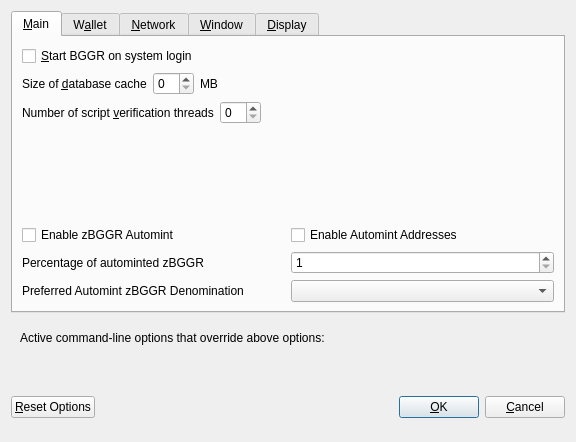
<?xml version="1.0" encoding="UTF-8"?>
<ui version="4.0">
 <class>OptionsDialog</class>
 <widget class="QDialog" name="OptionsDialog">
  <property name="geometry">
   <rect>
    <x>0</x>
    <y>0</y>
    <width>576</width>
    <height>442</height>
   </rect>
  </property>
  <property name="windowTitle">
   <string>Options</string>
  </property>
  <property name="modal">
   <bool>true</bool>
  </property>
  <layout class="QVBoxLayout" name="verticalLayout">
   <item>
    <widget class="QTabWidget" name="tabWidget">
     <property name="currentIndex">
      <number>0</number>
     </property>
     <widget class="QWidget" name="tabMain">
      <attribute name="title">
       <string>&amp;Main</string>
      </attribute>
      <layout class="QVBoxLayout" name="verticalLayout_Main">
       <item>
        <widget class="QCheckBox" name="bitcoinAtStartup">
         <property name="toolTip">
          <string>Automatically start BGGR after logging in to the system.</string>
         </property>
         <property name="text">
          <string>&amp;Start BGGR on system login</string>
         </property>
        </widget>
       </item>
       <item>
        <layout class="QHBoxLayout" name="horizontalLayout_2_Main">
         <item>
          <widget class="QLabel" name="databaseCacheLabel">
           <property name="text">
            <string>Size of &amp;database cache</string>
           </property>
           <property name="textFormat">
            <enum>Qt::PlainText</enum>
           </property>
           <property name="buddy">
            <cstring>databaseCache</cstring>
           </property>
          </widget>
         </item>
         <item>
          <widget class="QSpinBox" name="databaseCache"/>
         </item>
         <item>
          <widget class="QLabel" name="databaseCacheUnitLabel">
           <property name="text">
            <string>MB</string>
           </property>
           <property name="textFormat">
            <enum>Qt::PlainText</enum>
           </property>
          </widget>
         </item>
         <item>
          <spacer name="horizontalSpacer_2_Main">
           <property name="orientation">
            <enum>Qt::Horizontal</enum>
           </property>
           <property name="sizeHint" stdset="0">
            <size>
             <width>40</width>
             <height>20</height>
            </size>
           </property>
          </spacer>
         </item>
        </layout>
       </item>
       <item>
        <layout class="QHBoxLayout" name="horizontalLayout_3_Main">
         <item>
          <widget class="QLabel" name="threadsScriptVerifLabel">
           <property name="text">
            <string>Number of script &amp;verification threads</string>
           </property>
           <property name="textFormat">
            <enum>Qt::PlainText</enum>
           </property>
           <property name="buddy">
            <cstring>threadsScriptVerif</cstring>
           </property>
          </widget>
         </item>
         <item>
          <widget class="QSpinBox" name="threadsScriptVerif">
           <property name="toolTip">
            <string>(0 = auto, &lt;0 = leave that many cores free)</string>
           </property>
          </widget>
         </item>
         <item>
          <spacer name="horizontalSpacer_3_Main">
           <property name="orientation">
            <enum>Qt::Horizontal</enum>
           </property>
           <property name="sizeHint" stdset="0">
            <size>
             <width>40</width>
             <height>20</height>
            </size>
           </property>
          </spacer>
         </item>
        </layout>
       </item>
       <item>
        <spacer name="verticalSpacer_2">
         <property name="orientation">
          <enum>Qt::Vertical</enum>
         </property>
         <property name="sizeHint" stdset="0">
          <size>
           <width>20</width>
           <height>40</height>
          </size>
         </property>
        </spacer>
       </item>
       <item>
        <widget class="QWidget" name="verticalZpivOptionsWidget" native="true">
         <layout class="QVBoxLayout" name="verticalZpivOptionsLayout">
          <property name="margin">
           <number>0</number>
          </property>
          <item>
           <layout class="QHBoxLayout" name="horizontalAutomintingLayout">
            <item>
             <widget class="QCheckBox" name="checkBoxZeromintEnable">
              <property name="toolTip">
               <string>Enable automatic minting of BGGR units to zBGGR</string>
              </property>
              <property name="layoutDirection">
               <enum>Qt::LeftToRight</enum>
              </property>
              <property name="text">
               <string>Enable zBGGR Automint</string>
              </property>
             </widget>
            </item>
            <item>
             <widget class="QCheckBox" name="checkBoxZeromintAddresses">
              <property name="toolTip">
               <string>Enable automatic zBGGR minting from specific addresses</string>
              </property>
              <property name="layoutDirection">
               <enum>Qt::LeftToRight</enum>
              </property>
              <property name="text">
               <string>Enable Automint Addresses</string>
              </property>
             </widget>
            </item>
           </layout>
          </item>
          <item>
           <layout class="QHBoxLayout" name="horizontalZmintPercentageLayout">
            <item>
             <widget class="QLabel" name="percentage_label">
              <property name="toolTip">
               <string>Percentage of incoming BGGR which get automatically converted to zBGGR via Zerocoin Protocol (min: 10%)</string>
              </property>
              <property name="text">
               <string>Percentage of autominted zBGGR</string>
              </property>
             </widget>
            </item>
            <item>
             <widget class="QSpinBox" name="zeromintPercentage">
              <property name="minimum">
               <number>1</number>
              </property>
              <property name="maximum">
               <number>100</number>
              </property>
             </widget>
            </item>
           </layout>
          </item>
          <item>
           <layout class="QHBoxLayout" name="horizontalLayout" stretch="0,0">
            <property name="sizeConstraint">
             <enum>QLayout::SetFixedSize</enum>
            </property>
            <item>
             <widget class="QLabel" name="labelPreferredDenom">
              <property name="maximumSize">
               <size>
                <width>16777215</width>
                <height>16777215</height>
               </size>
              </property>
              <property name="toolTip">
               <string>Wait with automatic conversion to Zerocoin until enough BGGR for this denomination is available</string>
              </property>
              <property name="text">
               <string>Preferred Automint zBGGR Denomination</string>
              </property>
             </widget>
            </item>
            <item>
             <widget class="QComboBox" name="preferredDenom">
              <property name="maximumSize">
               <size>
                <width>16777215</width>
                <height>27</height>
               </size>
              </property>
              <property name="toolTip">
               <string>Wait with automatic conversion to Zerocoin until enough BGGR for this denomination is available</string>
              </property>
              <property name="maxVisibleItems">
               <number>9</number>
              </property>
              <property name="maxCount">
               <number>9</number>
              </property>
             </widget>
            </item>
           </layout>
          </item>
         </layout>
        </widget>
       </item>
      </layout>
     </widget>
     <widget class="QWidget" name="tabWallet">
      <attribute name="title">
       <string>W&amp;allet</string>
      </attribute>
      <layout class="QVBoxLayout" name="verticalLayout_Wallet">
       <item>
        <layout class="QHBoxLayout" name="horizontalLayout_2_Wallet">
         <item>
          <widget class="QLabel" name="labelStakeSplitThresholdText">
           <property name="text">
            <string>Stake split threshold:</string>
           </property>
          </widget>
         </item>
         <item>
          <widget class="QSpinBox" name="spinBoxStakeSplitThreshold">
           <property name="minimum">
            <number>1</number>
           </property>
           <property name="maximum">
            <number>999999</number>
           </property>
          </widget>
         </item>
        </layout>
       </item>
       <item>
        <widget class="QGroupBox" name="groupBox">
         <property name="title">
          <string>Expert</string>
         </property>
         <layout class="QVBoxLayout" name="verticalLayout_2">
          <item>
           <widget class="QCheckBox" name="coinControlFeatures">
            <property name="toolTip">
             <string>Whether to show coin control features or not.</string>
            </property>
            <property name="text">
             <string>Enable coin &amp;control features</string>
            </property>
           </widget>
          </item>
          <item>
           <widget class="QCheckBox" name="showMasternodesTab">
            <property name="toolTip">
             <string>Show additional tab listing all your masternodes in first sub-tab&lt;br/&gt;and all masternodes on the network in second sub-tab.</string>
            </property>
            <property name="text">
             <string>Show Masternodes Tab</string>
            </property>
           </widget>
          </item>
          <item>
           <widget class="QCheckBox" name="spendZeroConfChange">
            <property name="toolTip">
             <string>If you disable the spending of unconfirmed change, the change from a transaction&lt;br/&gt;cannot be used until that transaction has at least one confirmation.&lt;br/&gt;This also affects how your balance is computed.</string>
            </property>
            <property name="text">
             <string>&amp;Spend unconfirmed change</string>
            </property>
           </widget>
          </item>
         </layout>
        </widget>
       </item>
       <item>
        <spacer name="verticalSpacer_Wallet">
         <property name="orientation">
          <enum>Qt::Vertical</enum>
         </property>
         <property name="sizeHint" stdset="0">
          <size>
           <width>20</width>
           <height>40</height>
          </size>
         </property>
        </spacer>
       </item>
      </layout>
     </widget>
     <widget class="QWidget" name="tabNetwork">
      <attribute name="title">
       <string>&amp;Network</string>
      </attribute>
      <layout class="QVBoxLayout" name="verticalLayout_Network">
       <item>
        <widget class="QCheckBox" name="mapPortUpnp">
         <property name="toolTip">
          <string>Automatically open the BGGR client port on the router. This only works when your router supports UPnP and it is enabled.</string>
         </property>
         <property name="text">
          <string>Map port using &amp;UPnP</string>
         </property>
        </widget>
       </item>
       <item>
        <widget class="QCheckBox" name="allowIncoming">
         <property name="toolTip">
          <string>Accept connections from outside</string>
         </property>
         <property name="text">
          <string>Allow incoming connections</string>
         </property>
        </widget>
       </item>
       <item>
        <widget class="QCheckBox" name="connectSocks">
         <property name="toolTip">
          <string>Connect to the BGGR network through a SOCKS5 proxy.</string>
         </property>
         <property name="text">
          <string>&amp;Connect through SOCKS5 proxy (default proxy):</string>
         </property>
        </widget>
       </item>
       <item>
        <layout class="QHBoxLayout" name="horizontalLayout_1_Network">
         <item>
          <widget class="QLabel" name="proxyIpLabel">
           <property name="text">
            <string>Proxy &amp;IP:</string>
           </property>
           <property name="textFormat">
            <enum>Qt::PlainText</enum>
           </property>
           <property name="buddy">
            <cstring>proxyIp</cstring>
           </property>
          </widget>
         </item>
         <item>
          <widget class="QValidatedLineEdit" name="proxyIp">
           <property name="minimumSize">
            <size>
             <width>140</width>
             <height>0</height>
            </size>
           </property>
           <property name="maximumSize">
            <size>
             <width>140</width>
             <height>16777215</height>
            </size>
           </property>
           <property name="toolTip">
            <string>IP address of the proxy (e.g. IPv4: 127.0.0.1 / IPv6: ::1)</string>
           </property>
          </widget>
         </item>
         <item>
          <widget class="QLabel" name="proxyPortLabel">
           <property name="text">
            <string>&amp;Port:</string>
           </property>
           <property name="textFormat">
            <enum>Qt::PlainText</enum>
           </property>
           <property name="buddy">
            <cstring>proxyPort</cstring>
           </property>
          </widget>
         </item>
         <item>
          <widget class="QLineEdit" name="proxyPort">
           <property name="minimumSize">
            <size>
             <width>55</width>
             <height>0</height>
            </size>
           </property>
           <property name="maximumSize">
            <size>
             <width>55</width>
             <height>16777215</height>
            </size>
           </property>
           <property name="toolTip">
            <string>Port of the proxy (e.g. 9050)</string>
           </property>
          </widget>
         </item>
         <item>
          <spacer name="horizontalSpacer_1_Network">
           <property name="orientation">
            <enum>Qt::Horizontal</enum>
           </property>
           <property name="sizeHint" stdset="0">
            <size>
             <width>40</width>
             <height>20</height>
            </size>
           </property>
          </spacer>
         </item>
        </layout>
       </item>
       <item>
        <spacer name="verticalSpacer_Network">
         <property name="orientation">
          <enum>Qt::Vertical</enum>
         </property>
         <property name="sizeHint" stdset="0">
          <size>
           <width>20</width>
           <height>40</height>
          </size>
         </property>
        </spacer>
       </item>
      </layout>
     </widget>
     <widget class="QWidget" name="tabWindow">
      <attribute name="title">
       <string>&amp;Window</string>
      </attribute>
      <layout class="QVBoxLayout" name="verticalLayout_Window">
       <item>
        <widget class="QCheckBox" name="minimizeToTray">
         <property name="toolTip">
          <string>Show only a tray icon after minimizing the window.</string>
         </property>
         <property name="text">
          <string>&amp;Minimize to the tray instead of the taskbar</string>
         </property>
        </widget>
       </item>
       <item>
        <widget class="QCheckBox" name="minimizeOnClose">
         <property name="toolTip">
          <string>Minimize instead of exit the application when the window is closed. When this option is enabled, the application will be closed only after selecting Quit in the menu.</string>
         </property>
         <property name="text">
          <string>M&amp;inimize on close</string>
         </property>
        </widget>
       </item>
       <item>
        <spacer name="verticalSpacer_Window">
         <property name="orientation">
          <enum>Qt::Vertical</enum>
         </property>
         <property name="sizeHint" stdset="0">
          <size>
           <width>20</width>
           <height>40</height>
          </size>
         </property>
        </spacer>
       </item>
      </layout>
     </widget>
     <widget class="QWidget" name="tabDisplay">
      <attribute name="title">
       <string>&amp;Display</string>
      </attribute>
      <layout class="QVBoxLayout" name="verticalLayout_Display">
       <item>
        <layout class="QHBoxLayout" name="horizontalLayout_1_Display">
         <item>
          <widget class="QLabel" name="langLabel">
           <property name="text">
            <string>User Interface &amp;language:</string>
           </property>
           <property name="textFormat">
            <enum>Qt::PlainText</enum>
           </property>
           <property name="buddy">
            <cstring>lang</cstring>
           </property>
          </widget>
         </item>
         <item>
          <widget class="QValueComboBox" name="lang">
           <property name="toolTip">
            <string>The user interface language can be set here. This setting will take effect after restarting BGGR.</string>
           </property>
          </widget>
         </item>
        </layout>
       </item>
       <item>
        <widget class="QLabel" name="label_3">
         <property name="toolTip">
          <string notr="true"/>
         </property>
         <property name="statusTip">
          <string notr="true"/>
         </property>
         <property name="whatsThis">
          <string notr="true"/>
         </property>
         <property name="accessibleName">
          <string notr="true"/>
         </property>
         <property name="text">
          <string>Language missing or translation incomplete? Help contributing translations here:
https://discord.gg/ARRRgQzpdZ</string>
         </property>
         <property name="wordWrap">
          <bool>true</bool>
         </property>
         <property name="openExternalLinks">
          <bool>true</bool>
         </property>
         <property name="textInteractionFlags">
          <set>Qt::TextBrowserInteraction</set>
         </property>
        </widget>
       </item>
       <item>
        <layout class="QHBoxLayout" name="horizontalLayout_2_Display" stretch="0,0">
         <item>
          <widget class="QLabel" name="themeLabel">
           <property name="text">
            <string>User Interface Theme:</string>
           </property>
          </widget>
         </item>
         <item>
          <widget class="QValueComboBox" name="theme"/>
         </item>
        </layout>
       </item>
       <item>
        <widget class="QWidget" name="verticalZpivDisplayWidget" native="true">
         <layout class="QVBoxLayout" name="verticalZpivDisplayLayout">
          <property name="margin">
           <number>0</number>
          </property>
          <item>
           <widget class="Line" name="line">
            <property name="orientation">
             <enum>Qt::Horizontal</enum>
            </property>
           </widget>
          </item>
          <item>
           <layout class="QHBoxLayout" name="horizontalLayout_3_Display">
            <item>
             <widget class="QLabel" name="unitLabel">
              <property name="text">
               <string>Unit to show amounts in:</string>
              </property>
              <property name="textFormat">
               <enum>Qt::PlainText</enum>
              </property>
             </widget>
            </item>
            <item>
             <widget class="QValueComboBox" name="unit">
              <property name="toolTip">
               <string>Choose the default subdivision unit to show in the interface and when sending coins.</string>
              </property>
             </widget>
            </item>
           </layout>
          </item>
          <item>
           <layout class="QHBoxLayout" name="horizontalLayout_4_Display">
            <item>
             <widget class="QLabel" name="digitsLabel">
              <property name="text">
               <string>Decimal digits</string>
              </property>
             </widget>
            </item>
            <item>
             <widget class="QValueComboBox" name="digits"/>
            </item>
           </layout>
          </item>
          <item>
           <layout class="QHBoxLayout" name="horizontalLayout_5_Display">
            <item>
             <widget class="QCheckBox" name="checkBoxHideZeroBalances">
              <property name="toolTip">
               <string>Hide empty balances</string>
              </property>
              <property name="layoutDirection">
               <enum>Qt::LeftToRight</enum>
              </property>
              <property name="text">
               <string>Hide empty balances</string>
              </property>
             </widget>
            </item>
            <item>
             <widget class="QCheckBox" name="checkBoxHideOrphans">
              <property name="toolTip">
               <string>Hide orphan stakes in transaction lists</string>
              </property>
              <property name="text">
               <string>Hide orphan stakes</string>
              </property>
             </widget>
            </item>
            <item>
             <spacer name="horizontalSpacer">
              <property name="orientation">
               <enum>Qt::Horizontal</enum>
              </property>
              <property name="sizeHint" stdset="0">
               <size>
                <width>40</width>
                <height>20</height>
               </size>
              </property>
             </spacer>
            </item>
           </layout>
          </item>
          <item>
           <layout class="QHBoxLayout" name="horizontalLayout_6_Display">
            <item>
             <widget class="QLabel" name="thirdPartyTxUrlsLabel">
              <property name="toolTip">
               <string>Third party URLs (e.g. a block explorer) that appear in the transactions tab as context menu items. %s in the URL is replaced by transaction hash. Multiple URLs are separated by vertical bar |.</string>
              </property>
              <property name="text">
               <string>Third party transaction URLs</string>
              </property>
             </widget>
            </item>
            <item>
             <widget class="QLineEdit" name="thirdPartyTxUrls">
              <property name="toolTip">
               <string>Third party URLs (e.g. a block explorer) that appear in the transactions tab as context menu items. %s in the URL is replaced by transaction hash. Multiple URLs are separated by vertical bar |.</string>
              </property>
             </widget>
            </item>
           </layout>
          </item>
         </layout>
        </widget>
       </item>
       <item>
        <spacer name="verticalSpacer">
         <property name="orientation">
          <enum>Qt::Vertical</enum>
         </property>
         <property name="sizeHint" stdset="0">
          <size>
           <width>20</width>
           <height>40</height>
          </size>
         </property>
        </spacer>
       </item>
      </layout>
     </widget>
    </widget>
   </item>
   <item>
    <widget class="QFrame" name="frame">
     <layout class="QVBoxLayout" name="verticalLayout_Bottom">
      <item>
       <layout class="QHBoxLayout" name="horizontalLayout_Bottom">
        <item>
         <widget class="QLabel" name="overriddenByCommandLineInfoLabel">
          <property name="text">
           <string>Active command-line options that override above options:</string>
          </property>
          <property name="textFormat">
           <enum>Qt::PlainText</enum>
          </property>
         </widget>
        </item>
        <item>
         <spacer name="horizontalSpacer_Bottom">
          <property name="orientation">
           <enum>Qt::Horizontal</enum>
          </property>
          <property name="sizeHint" stdset="0">
           <size>
            <width>40</width>
            <height>20</height>
           </size>
          </property>
         </spacer>
        </item>
       </layout>
      </item>
      <item>
       <widget class="QLabel" name="overriddenByCommandLineLabel">
        <property name="text">
         <string/>
        </property>
        <property name="textFormat">
         <enum>Qt::PlainText</enum>
        </property>
        <property name="wordWrap">
         <bool>true</bool>
        </property>
       </widget>
      </item>
     </layout>
    </widget>
   </item>
   <item>
    <layout class="QHBoxLayout" name="horizontalLayout_Buttons">
     <item>
      <widget class="QPushButton" name="resetButton">
       <property name="toolTip">
        <string>Reset all client options to default.</string>
       </property>
       <property name="text">
        <string>&amp;Reset Options</string>
       </property>
       <property name="autoDefault">
        <bool>false</bool>
       </property>
      </widget>
     </item>
     <item>
      <spacer name="horizontalSpacer_1">
       <property name="orientation">
        <enum>Qt::Horizontal</enum>
       </property>
       <property name="sizeHint" stdset="0">
        <size>
         <width>40</width>
         <height>48</height>
        </size>
       </property>
      </spacer>
     </item>
     <item>
      <widget class="QLabel" name="statusLabel">
       <property name="minimumSize">
        <size>
         <width>200</width>
         <height>0</height>
        </size>
       </property>
       <property name="font">
        <font>
         <weight>75</weight>
         <bold>true</bold>
        </font>
       </property>
       <property name="text">
        <string/>
       </property>
       <property name="textFormat">
        <enum>Qt::PlainText</enum>
       </property>
       <property name="wordWrap">
        <bool>true</bool>
       </property>
      </widget>
     </item>
     <item>
      <spacer name="horizontalSpacer_2">
       <property name="orientation">
        <enum>Qt::Horizontal</enum>
       </property>
       <property name="sizeHint" stdset="0">
        <size>
         <width>40</width>
         <height>48</height>
        </size>
       </property>
      </spacer>
     </item>
     <item>
      <widget class="QPushButton" name="okButton">
       <property name="text">
        <string>&amp;OK</string>
       </property>
       <property name="autoDefault">
        <bool>false</bool>
       </property>
       <property name="default">
        <bool>true</bool>
       </property>
      </widget>
     </item>
     <item>
      <widget class="QPushButton" name="cancelButton">
       <property name="text">
        <string>&amp;Cancel</string>
       </property>
       <property name="autoDefault">
        <bool>false</bool>
       </property>
      </widget>
     </item>
    </layout>
   </item>
  </layout>
 </widget>
 <customwidgets>
  <customwidget>
   <class>QValidatedLineEdit</class>
   <extends>QLineEdit</extends>
   <header>qvalidatedlineedit.h</header>
  </customwidget>
  <customwidget>
   <class>QValueComboBox</class>
   <extends>QComboBox</extends>
   <header>qvaluecombobox.h</header>
  </customwidget>
 </customwidgets>
 <resources/>
 <connections/>
</ui>
